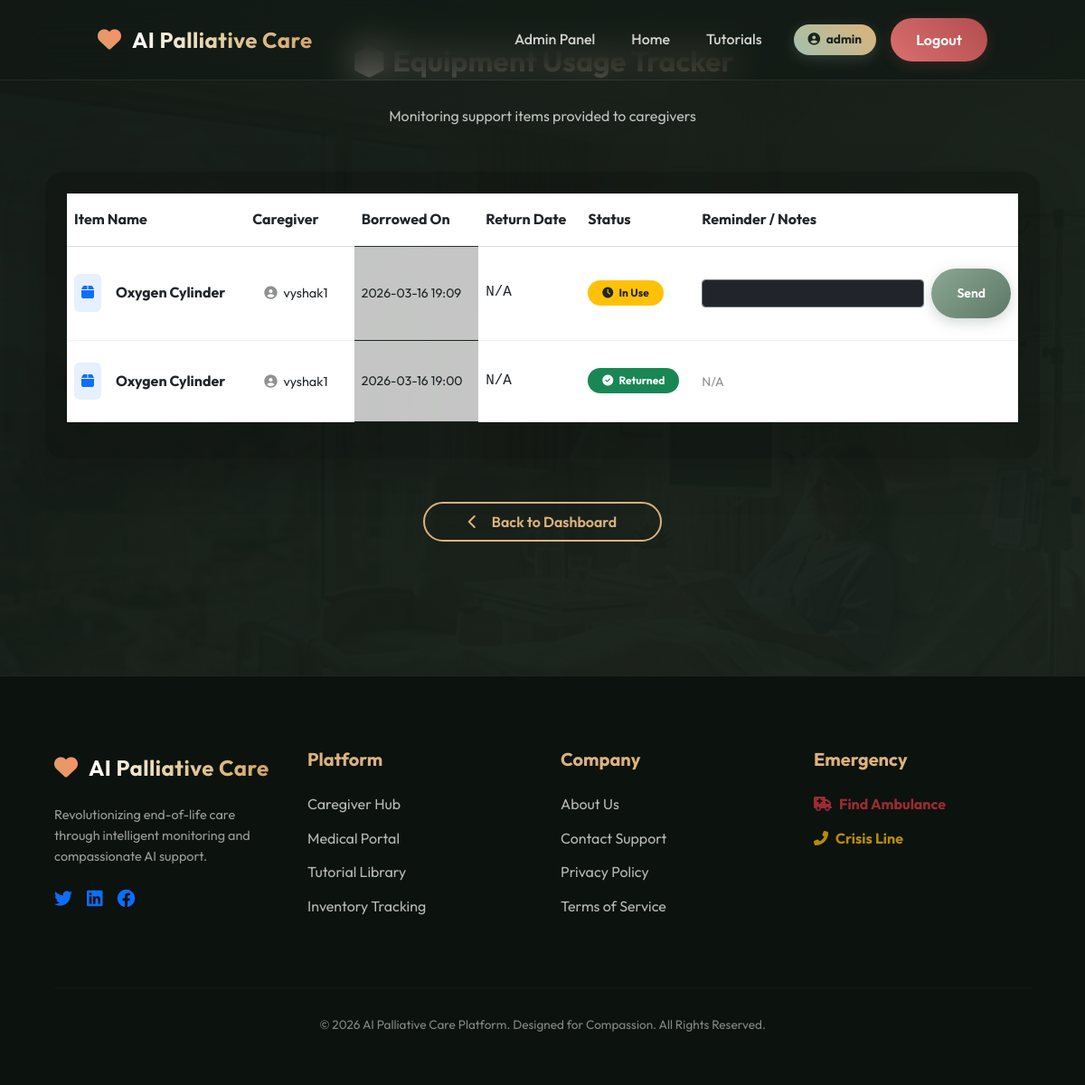
Before: /view_item_bookings (signed in) with the older database file.
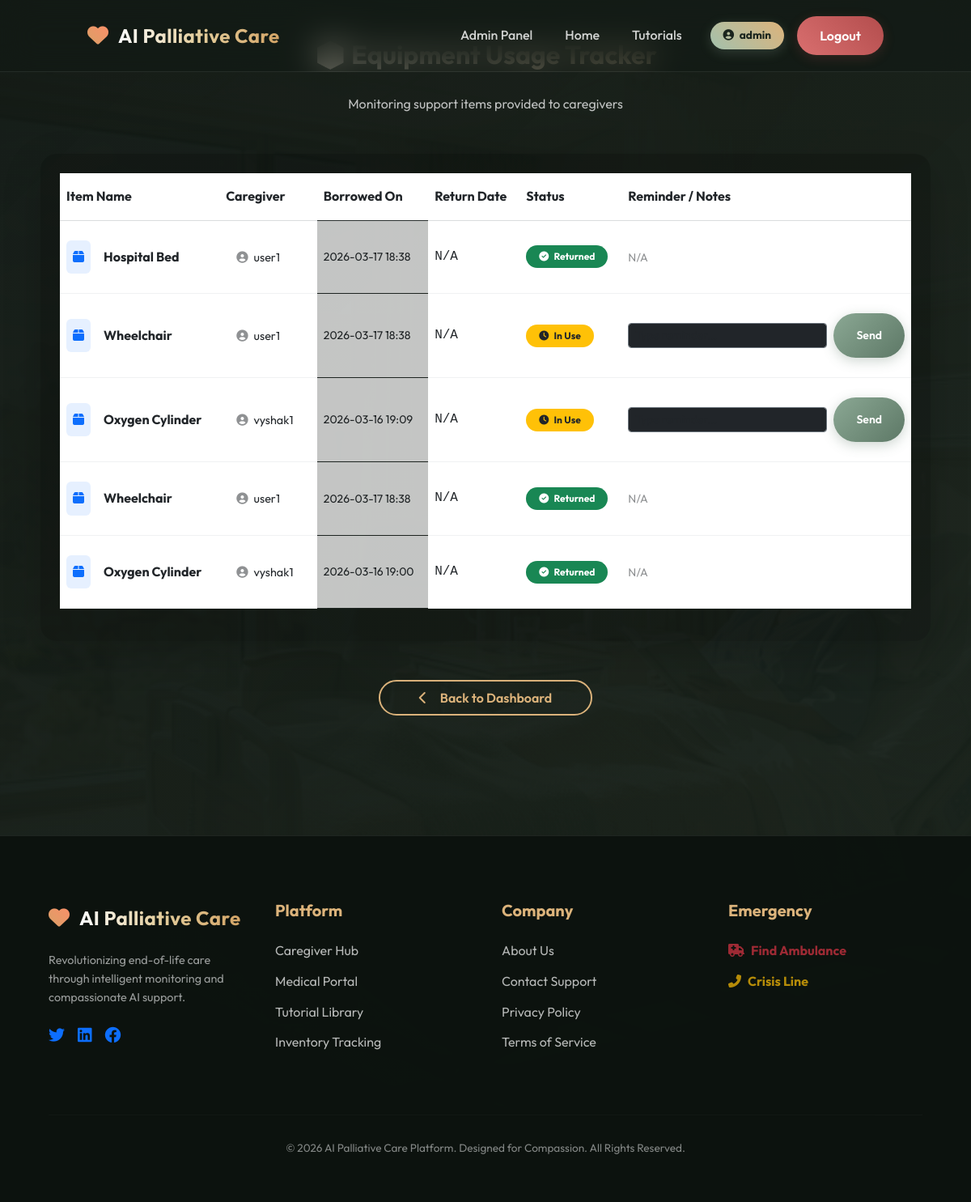
After: the same page with the newer database file.
### tables this page shows
CREATE TABLE item_bookings(
        id INTEGER PRIMARY KEY AUTOINCREMENT,
        item_id INTEGER,
        caregiver TEXT,
        booking_date TEXT,
        status TEXT DEFAULT 'In Use', return_date TEXT, admin_notes TEXT, -- 'In Use', 'Finished'
        FOREIGN KEY(item_id) REFERENCES medical_items(id)
    );

CREATE TABLE medical_items(
        id INTEGER PRIMARY KEY AUTOINCREMENT,
        item_name TEXT,
        quantity INTEGER,
        status TEXT
    );

### app.py (the view)
@app.route("/view_item_bookings")
def view_item_bookings():
    if session.get("role") != "admin":
        return redirect("/login")
    conn = get_db()
    data = conn.execute("""
        SELECT ib.*, mi.item_name
        FROM item_bookings ib
        JOIN medical_items mi ON ib.item_id = mi.id
        ORDER BY ib.status DESC, ib.booking_date DESC
    """).fetchall()
    return render_template("admin_item_bookings.html", bookings=data, today_date=str(date.today()))

### app.py (called while the page is built)
@app.after_request
def add_header(response):
    response.cache_control.no_store = True
    response.cache_control.no_cache = True
    response.cache_control.must_revalidate = True
    response.cache_control.max_age = 0
    return response

def get_db():
    if 'db' not in g:
        g.db = sqlite3.connect(DB, timeout=20)
        g.db.row_factory = sqlite3.Row
        g.db.execute("PRAGMA journal_mode=WAL")
    return g.db

### templates/admin_item_bookings.html (shortened to what this page needs)
{% extends "base.html" %}
{% block content %}
<div class="container py-5">
    <div class="text-center mb-5">
        <h2 class="form-title text-white">📦 Equipment Usage Tracker</h2>
        <p class="text-light opacity-75">Monitoring support items provided to caregivers</p>
    </div>
    <div class="card shadow-lg border-0 bg-glass-dark" style="border-radius: 20px; overflow: hidden; background: rgba(0,0,0,0.2); backdrop-filter: blur(15px);">
        <div class="table-responsive p-4">
            <table class="table table-hover align-middle text-white">
                <thead>
                    <tr class="border-secondary border-opacity-25">
                        <th class="py-3">Item Name</th>
                        <th class="py-3">Caregiver</th>
                        <th class="py-3">Borrowed On</th>
                        <th class="py-3">Return Date</th>
                        <th class="py-3">Status</th>
                        <th class="py-3">Reminder / Notes</th>
                    </tr>
                </thead>
                <tbody>
                    {% for booking in bookings %}
                    {% set is_overdue = false %}
                    {% if booking.return_date and today_date %}
                        {% if (booking.return_date | string) < (today_date | string) and booking.status == 'In Use' %}
                            {% set is_overdue = true %}
                        {% endif %}
                    {% endif %}
                    <tr class="border-secondary border-opacity-10 {% if is_overdue %}bg-danger bg-opacity-10{% endif %}">
                        <td class="py-4">
                            <div class="d-flex align-items-center">
                                <div class="bg-primary bg-opacity-10 p-2 rounded me-3">
                                    <i class="fas fa-box text-primary"></i>
                                </div>
                                <span class="fw-bold">{{ booking.item_name }}</span>
                            </div>
                        </td>
                        <td class="py-4">
                            <span class="user-badge-alt">
                                <i class="fas fa-user-circle me-1 opacity-50"></i> {{ booking.caregiver }}
                            </span>
                        </td>
                        <td class="py-4 opacity-75 small">{{ booking.booking_date }}</td>
                        <td class="py-4 font-monospace">
                            {{ booking.return_date or 'N/A' }}
                        </td>
                        <td class="py-4">
                            {% if booking.status == 'In Use' %}
                            <span class="badge bg-warning text-dark px-3 py-2 rounded-pill">
                                <i class="fas fa-clock me-1"></i> In Use
                            </span>
                            {% elif booking.status == 'Pending' %}
                            <span class="badge bg-info px-3 py-2 rounded-pill">Pending</span>
                            {% else %}
                            <span class="badge bg-success px-3 py-2 rounded-pill">
                                <i class="fas fa-check-circle me-1"></i> Returned
                            </span>
                            {% endif %}
                        </td>
                        <td class="py-4">
                            {% if booking.status in ['In Use', 'Pending'] %}
                            <form action="/admin_item_message/{{ booking.id }}" method="POST" class="d-flex gap-2">
                                <input type="text" name="message" class="form-control form-control-sm bg-dark text-white border-secondary" placeholder="Type reminder..." value="{{ booking.admin_notes or '' }}">
                                <button type="submit" class="btn btn-sm btn-primary">Send</button>
                            </form>
                            {% else %}
                            <span class="opacity-50 small">{{ booking.admin_notes or 'N/A' }}</span>
                            {% endif %}
                        </td>
                    </tr>
                    {% else %}
                    <tr>
                        <td colspan="4" class="text-center py-5 opacity-50">
                            No equipment usage records found.
                        </td>
                    </tr>
                    {% endfor %}
                </tbody>
            </table>
        </div>
    </div>
    <div class="text-center mt-5">
        <a href="/admin_dashboard" class="btn btn-outline px-5 py-2">
            <i class="fas fa-chevron-left me-2"></i> Back to Dashboard
        </a>
    </div>
</div>
{% endblock %}

### templates/base.html (shortened to what this page needs)
<!DOCTYPE html>
<html lang="en">
<head>
    <link href="https://cdn.jsdelivr.net/npm/bootstrap@5.3.0/dist/css/bootstrap.min.css" rel="stylesheet">
    <link rel="stylesheet" href="{{ url_for('static', filename='css/style.css') }}">
    <link rel="stylesheet" href="https://cdnjs.cloudflare.com/ajax/libs/font-awesome/6.4.0/css/all.min.css">
</head>
<body class="bg-dark text-light">
<nav class="navbar navbar-expand-lg premium-navbar fixed-top">
    <div class="container-fluid px-lg-5">
        <a class="navbar-brand brand-logo" href="/">
            <span class="heart"><i class="fas fa-heart"></i></span>
            <span class="brand-text">AI Palliative Care</span>
        </a>
        <div class="collapse navbar-collapse justify-content-end" id="navMenu">
            <div class="navbar-nav align-items-lg-center">
                {% if session.get("user") %}
                    {% if session["role"] == "caregiver" %}
                        <a href="/caregiver_dashboard" class="nav-link">Dashboard</a>
                    {% elif session["role"] == "admin" %}
                        <a href="/admin_dashboard" class="nav-link">Admin Panel</a>
                    {% elif session["role"] == "nurse" %}
                        <a href="/nurse_dashboard" class="nav-link">Nurse Hub</a>
                    {% endif %}
                    <a href="/" class="nav-link">Home</a>
                    <a href="/tutorials" class="nav-link">Tutorials</a>
                    <span class="user-badge mb-2 mb-lg-0">
                        <i class="fas fa-user-circle me-1"></i> {{ session["user"] }}
                    </span>
                    <a href="/logout" class="btn btn-logout ms-lg-3">Logout</a>
                {% else %}
                    <a href="/" class="nav-link me-lg-3">Home</a>
                    <a href="/login" class="btn btn-outline me-lg-2 mb-2 mb-lg-0">Login</a>
                    <a href="/signup" class="btn btn-glow">Get Started</a>
                {% endif %}
            </div>
        </div>
    </div>
</nav>
<main id="main-content" class="container-fluid page-transition" style="min-height: 80vh;">
    {% block content %}{% endblock %}
</main>
<footer class="premium-footer">
    <div class="footer-grid">
        <div class="footer-brand">
            <a class="brand-logo" href="/">
                <span class="heart"><i class="fas fa-heart"></i></span>
                <span class="brand-text">AI Palliative Care</span>
            </a>
            <p class="footer-desc mt-3">
                Revolutionizing end-of-life care through intelligent monitoring and compassionate AI support.
            </p>
            <div class="social-links mt-4 d-flex gap-3">
                <a href="#"><i class="fab fa-twitter h5"></i></a>
                <a href="#"><i class="fab fa-linkedin h5"></i></a>
                <a href="#"><i class="fab fa-facebook h5"></i></a>
            </div>
        </div>
        <div class="footer-nav">
            <h5 class="footer-head">Platform</h5>
            <ul class="footer-links">
                <li><a href="/caregiver_dashboard">Caregiver Hub</a></li>
                <li><a href="/nurse_dashboard">Medical Portal</a></li>
                <li><a href="/tutorials">Tutorial Library</a></li>
                <li><a href="/medical_items">Inventory Tracking</a></li>
            </ul>
        </div>
        <div class="footer-nav">
            <h5 class="footer-head">Company</h5>
            <ul class="footer-links">
                <li><a href="#">About Us</a></li>
                <li><a href="#">Contact Support</a></li>
                <li><a href="#">Privacy Policy</a></li>
                <li><a href="#">Terms of Service</a></li>
            </ul>
        </div>
        <div class="footer-nav">
            <h5 class="footer-head">Emergency</h5>
            <ul class="footer-links">
                <li><a href="/ambulance" class="text-danger fw-bold"><i class="fas fa-ambulance me-2"></i>Find Ambulance</a></li>
                <li><a href="#" class="text-warning fw-bold"><i class="fas fa-phone-alt me-2"></i>Crisis Line</a></li>
            </ul>
        </div>
    </div>
    <div class="footer-bottom">
        <p>&copy; 2026 AI Palliative Care Platform. Designed for Compassion. All Rights Reserved.</p>
    </div>
</footer>
</body>
</html>

### static/css/style.css (style rules this page uses)
:root { --primary: #a3c1ad; --secondary: #dcb37b; --dark: #121914; --glass: rgba(255, 255, 255, 0.03); --glass-border: rgba(255, 255, 255, 0.08); --transition: all 0.4s cubic-bezier(0.2, 1, 0.3, 1); }
body { font-family: 'Outfit', sans-serif; margin: 0; background: linear-gradient(135deg, rgba(18, 25, 20, 0.98), rgba(25, 35, 28, 0.96)), url('../images/real_ward.png') center/cover fixed; color: #fdfdfd; min-height: 100vh; overflow-x: hidden; line-height: 1.6; }
.container { padding: 20px; padding-top: 100px; }
.premium-navbar { display: flex; justify-content: space-between; align-items: center; padding: 18px 5%; background: rgba(18, 25, 20, 0.6); backdrop-filter: blur(20px); -webkit-backdrop-filter: blur(20px); border-bottom: 1px solid var(--glass-border); transition: var(--transition); z-index: 1030; }
.brand-logo { display: flex; align-items: center; gap: 12px; font-weight: 700; font-size: 24px; text-decoration: none; }
.brand-text { background: linear-gradient(90deg, #fdfdfd, #e3cd9c, #d3a466); -webkit-background-clip: text; background-clip: text; -webkit-text-fill-color: transparent; letter-spacing: 0.5px; }
.heart { font-size: 26px; background: linear-gradient(45deg, #d3a466, #ff8c69); -webkit-background-clip: text; background-clip: text; color: transparent; animation: heartbeat 1.4s infinite; }
.nav-link { color: #fff !important; margin: 0 12px; position: relative; text-decoration: none; font-weight: 500; opacity: 0.8; transition: var(--transition); }
.nav-link::after { content: ""; width: 0%; height: 2px; background: var(--secondary); position: absolute; bottom: -4px; left: 0; transition: var(--transition); }
.user-badge { background: linear-gradient(45deg, var(--primary), var(--secondary)); padding: 6px 16px; border-radius: 30px; font-size: 0.85rem; margin-left: 15px; color: #1a241d; font-weight: 700; box-shadow: 0 4px 15px rgba(163, 193, 173, 0.2); }
.btn { padding: 12px 28px; border-radius: 30px; font-weight: 600; transition: var(--transition); border: none; cursor: pointer; text-decoration: none; display: inline-flex; align-items: center; justify-content: center; gap: 8px; }
.btn-primary { background: linear-gradient(135deg, #8ba894, #5d7866); color: white; box-shadow: 0 4px 15px rgba(93, 120, 102, 0.3); }
.btn-outline { background: transparent; border: 2px solid var(--secondary); color: var(--secondary); }
.btn-logout { background: linear-gradient(45deg, #d96f6f, #b34d4d); color: white; box-shadow: 0 4px 15px rgba(179, 77, 77, 0.2); }
.form-title { font-size: 2rem; font-weight: 700; margin-bottom: 30px; background: linear-gradient(to right, #fff, var(--secondary)); -webkit-background-clip: text; background-clip: text; -webkit-text-fill-color: transparent; }
input, select, textarea { width: 100%; padding: 14px 20px; margin: 12px 0; background: rgba(255, 255, 255, 0.05); border: 1px solid var(--glass-border); border-radius: 12px; color: white; font-family: inherit; transition: var(--transition); }
.premium-footer { background: rgba(12, 18, 14, 0.95); padding: 80px 5% 40px; margin-top: 100px; border-top: 1px solid var(--glass-border); }
.footer-grid { display: grid; grid-template-columns: repeat(auto-fit, minmax(200px, 1fr)); gap: 40px; max-width: 1200px; margin: 0 auto; }
.footer-brand .brand-logo { margin-bottom: 20px; }
.footer-desc { opacity: 0.6; font-size: 0.9rem; max-width: 300px; }
.footer-head { font-weight: 700; margin-bottom: 25px; color: var(--secondary); }
.footer-links { list-style: none; padding: 0; }
.footer-links li { margin-bottom: 12px; }
.footer-links a { color: #fff; text-decoration: none; opacity: 0.7; transition: var(--transition); }
.footer-bottom { margin-top: 60px; padding-top: 30px; border-top: 1px solid rgba(255,255,255,0.05); text-align: center; font-size: 0.85rem; opacity: 0.5; }
.page-transition { animation: fadeInUp 0.8s cubic-bezier(0.2, 1, 0.3, 1) forwards; }

### templates/admin_item_bookings.html (style rules this page uses)
.bg-glass-dark { background: rgba(0,0,0,0.3); }
.user-badge-alt { background: rgba(255,255,255,0.05); padding: 6px 12px; border-radius: 20px; font-size: 0.9rem; border: 1px solid rgba(255,255,255,0.1); }

Changed rows visible on the page:
added item_bookings: item_name "Hospital Bed", caregiver "user1", booking_date "2026-03-17 18:38", return_date "N/A", status "Rejected" (drawn), admin_notes "N/A"
added item_bookings: item_name "Wheelchair", caregiver "user1", booking_date "2026-03-17 18:38", return_date "N/A", status "In Use" (drawn)
added item_bookings: item_name "Wheelchair", caregiver "user1", booking_date "2026-03-17 18:38", return_date "N/A", status "Finished" (drawn), admin_notes "N/A"
